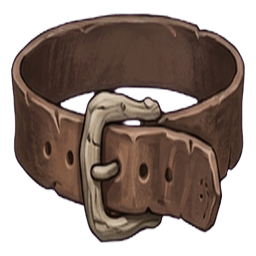
#> input picture grimhollow/src/assets/item/armor/inv/t1_belt.png, 256 x 256 px
$ python cut_sprite.py ../src/assets/item/armor/inv/t1_belt.png ../src/assets/item/armor/inv/t2_belt.png
#> lines starting #> are read from the running program, lines starting #| are printed output that depends on the picture
# -*- coding: utf-8 -*-
"""
Recorte dos SPRITES cujo "fundo transparente" veio DESENHADO como xadrez.

O gerador entrega o alfa 100% opaco e pinta o quadriculado dentro da própria
imagem. O `prep_city_art.py` já resolvia isso na arte da cidade, mas ele assume o
xadrez CLARO (255/194) que aparecia lá. O roster do Ato II veio com um xadrez
ESCURO (~27/~80) e, com os tons errados, a conta do alfa dava tudo opaco — foi
exatamente o que aconteceu: o Leviatã, o Afogado, o Limo, a Naja, a Aberração e
os cogumelos estavam todos em cena com o quadriculado atrás.

COMO ESTE AQUI DECIDE. Duas tentativas antes desta falharam, e vale registrar
por quê, porque as duas pareciam certas:

 1. Só o DESVIO-PADRÃO local (a conta que funciona na arte da cidade): onde há
    xadrez o valor oscila, onde há sprite não. Aqui a amplitude do xadrez é
    pequena (~25 num fundo escuro) e a pele dos bichos é TEXTURADA — a variação
    da pele passa da amplitude do xadrez, e metade da criatura virava buraco.

 2. Desvio + "colorido é sólido": salva a pele, mas estes bichos têm AURA — um
    halo translúcido pintado por cima do xadrez. Ali o pixel é colorido E é
    fundo, então o halo inteiro virava opaco e o quadriculado voltava num
    retângulo em volta da criatura.

O que resolve é acrescentar CONECTIVIDADE. Fundo é o que parece xadrez E está
LIGADO À BORDA da imagem — porque a borda é fundo por definição e a criatura é
uma mancha fechada no meio. Assim a pele texturada do bicho pode parecer o que
for: ela não alcança a borda sem atravessar tinta opaca. E o halo, que de fato
alcança, é reconhecido como fundo mesmo estando colorido, porque ali o xadrez
continua oscilando por baixo.

Como o material do jogo usa alphaTest, o que importa é uma máscara limpa — não
uma translucidez fiel. Por isso o resultado é binário, com a beirada suavizada.

  python3 scripts/cut_sprite.py <entrada.png> <saida.png> [--croma N] [--bolsao N] [--debug]
"""
import sys

import numpy as np
from PIL import Image
from scipy import ndimage


def caixa(x: np.ndarray, k: int) -> np.ndarray:
    """Média em janela (2k+1)² por soma acumulada."""
    p = np.pad(x, k, mode="edge")
    c = p.cumsum(0).cumsum(1)
    c = np.pad(c, ((1, 0), (1, 0)))
    n = 2 * k + 1
    H, W = x.shape
    s = c[n:n + H, n:n + W] - c[0:H, n:n + W] - c[n:n + H, 0:W] + c[0:H, 0:W]
    return s / (n * n)


def tons_do_fundo(v: np.ndarray) -> tuple[float, float]:
    """
    Os dois tons do xadrez, medidos na MOLDURA da imagem.

    A borda é fundo puro (o sprite nunca encosta nos quatro cantos), então o
    histograma dela tem dois picos. Medir em vez de fixar é o que faz o mesmo
    script servir p/ xadrez claro, escuro ou qualquer par de tons.
    """
    b = 10
    borda = np.concatenate([
        v[:b].ravel(), v[-b:].ravel(), v[:, :b].ravel(), v[:, -b:].ravel(),
    ])
    hist, bordas = np.histogram(borda, bins=64, range=(0, 255))
    centros = (bordas[:-1] + bordas[1:]) / 2
    idx = np.flatnonzero(hist > borda.size * 0.02)   # 2%: ignora ruído de anti-alias
    if idx.size < 2:
        raise SystemExit("não achei os dois tons do xadrez na moldura")
    escuro = float(np.average(centros[idx[:3]], weights=hist[idx[:3]]))
    claro = float(np.average(centros[idx[-3:]], weights=hist[idx[-3:]]))
    return claro, escuro


def periodo(v: np.ndarray) -> int:
    """
    Lado do quadrado do xadrez, medido por autocorrelação numa linha da borda.

    Precisa ser MEDIDO e não fixado: cada folha sai do gerador com um lado
    diferente. E é ele que dá o teste decisivo abaixo — sem o período certo, a
    conta da meia-casa vira ruído.
    """
    lin = v[5] - v[5].mean()
    ac = np.correlate(lin, lin, "full")[len(lin) - 1:]
    return int(np.argmax(ac[8:80])) + 8


def recorta(rgb: np.ndarray, croma_max: float = 22.0, bolsao: float = 12.0,
            debug: bool = False) -> np.ndarray:
    v = rgb.astype(np.float32).mean(2)
    claro, escuro = tons_do_fundo(v)
    amp = max(1.0, (claro - escuro) / 2)
    P = periodo(v)
    meio = max(2, P // 2)

    # O TESTE DECISIVO: comparar cada pixel com o que está MEIA CASA ao lado.
    # No fundo, meia casa cai sempre no tom oposto, então a diferença é a
    # amplitude cheia do xadrez — e continua sendo, mesmo sob a aura, só que
    # reduzida. Na pele do bicho, meia casa cai em mais pele: a diferença some.
    # É mais específico que o desvio-padrão porque olha na FREQUÊNCIA certa, e é
    # por isso que a textura da pele (que é irregular) não engana.
    d = np.abs(v[:, :-meio] - v[:, meio:])
    d = np.pad(d, ((0, 0), (0, meio)), mode="edge")
    d = caixa(d, 6)
    # SATURAÇÃO: o xadrez é cinza puro; a criatura é verde-azulada e a aura, um
    # meio-termo. Medida em janela, separa os três com folga.
    croma = caixa(rgb.max(2).astype(np.float32) - rgb.min(2).astype(np.float32), 6)
    if debug:
        print(f"    xadrez: escuro={escuro:.1f} claro={claro:.1f} amp={amp:.1f} lado={P}px")

    def ligado_a_borda(mask: np.ndarray, semente: np.ndarray | None = None) -> np.ndarray:
        """A parte de `mask` que alcança a moldura (ou a semente dada)."""
        m = np.zeros((mask.shape[0] + 2, mask.shape[1] + 2), bool)
        m[1:-1, 1:-1] = mask if semente is None else (mask | semente)
        m[0, :] = m[-1, :] = m[:, 0] = m[:, -1] = True
        rot, _ = ndimage.label(m)
        return (rot[1:-1, 1:-1] == rot[0, 0]) & mask

    # FUNDO = oscila na frequência do xadrez, é POUCO COLORIDO e alcança a
    # moldura. A conectividade é o que separa isso de qualquer trecho do bicho
    # que por acaso passe nos dois primeiros testes: a pele não chega à borda sem
    # atravessar tinta opaca.
    #
    # O limiar de cor é o único parâmetro que às vezes precisa de mão: alguns
    # bichos têm AURA — um halo translúcido pintado por cima do xadrez, colorido
    # o bastante p/ escapar do corte. Tentei crescer automaticamente p/ dentro do
    # halo (segundo passe mais frouxo no croma e mais duro na oscilação) e o
    # resultado foi comer o corpo da criatura: a pele passa nos mesmos limites em
    # boa parte da folha. Um número por peça, conferido a olho, é mais honesto
    # que uma heurística que erra feio de vez em quando.
    fundo = ligado_a_borda((d > amp * 0.85) & (croma < croma_max))
    # BOLSÕES FECHADOS. Nos cogumelos sobrava xadrez ENTRE os chapéus: é fundo,
    # mas não alcança a moldura (as copas fecham o vão), então a conectividade
    # sozinha não pega. Aqui vale afrouxar a exigência de "estar ligado à borda"
    # justamente porque aperto tudo o mais: só sai o que é cinza QUASE PURO e
    # ainda bate na frequência do xadrez. Tinta de bicho não faz as duas coisas.
    fundo = fundo | ((d > amp * 0.9) & (croma < bolsao))
    # o teste da meia-casa falha numa faixa fina em volta do sprite (ali a janela
    # já pega tinta); um fecho generoso encosta o recorte no contorno de verdade
    fundo = ndimage.binary_closing(fundo, np.ones((5, 5)))
    fundo = ndimage.binary_dilation(fundo, np.ones((3, 3)), iterations=2)
    fundo = ndimage.binary_opening(fundo, np.ones((3, 3)))

    # SOBRAS SOLTAS: pedacinhos de xadrez que ficaram ilhados (tracinhos avulsos
    # em volta do sprite) não são parte do bicho. Fica só o corpo — a maior ilha
    # — e o que for grande o bastante p/ ser desenho de verdade.
    ilhas, n = ndimage.label(~fundo)
    if n > 1:
        areas = ndimage.sum(np.ones_like(v), ilhas, range(1, n + 1))
        maior = int(np.argmax(areas)) + 1
        limite = max(400.0, areas[maior - 1] * 0.02)
        manter = np.isin(ilhas, [i + 1 for i, a in enumerate(areas) if a >= limite or i + 1 == maior])
        fundo = ~manter

    alpha = np.where(fundo, 0.0, 1.0)
    alpha = caixa(alpha, 1)      # beirada macia (senão serrilha no jogo)
    alpha[alpha < 0.45] = 0.0
    alpha[alpha > 0.75] = 1.0
    return (alpha * 255).astype(np.uint8)


def main() -> None:
    ent, sai = sys.argv[1], sys.argv[2]
    im = Image.open(ent).convert("RGBA")
#> im is the input picture: PIL image 256x256 RGBA; mean R, G, B, A 57.9, 43, 35.9, 158.9
    rgb = np.array(im)[..., :3]
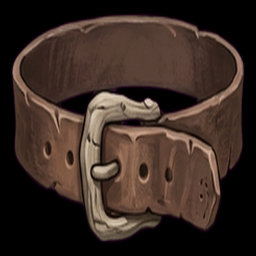
#> rgb: shape (256, 256, 3); mean R, G, B 57.9, 43, 35.9
    cm = 22.0
    if "--croma" in sys.argv:
        cm = float(sys.argv[sys.argv.index("--croma") + 1])
    bo = 12.0
    if "--bolsao" in sys.argv:
        bo = float(sys.argv[sys.argv.index("--bolsao") + 1])
    alpha = recorta(rgb, cm, bo, "--debug" in sys.argv)
#> in recorta, `v = rgb.astype(np.float32).mean(2)`:
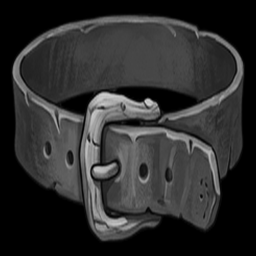
#> v: shape (256, 256) float32; min 0, max 210.7, mean 45.6
#> in tons_do_fundo, `borda = np.concatenate([ v[:b].ravel(), v[-b:].ravel(), v[:, :b].ravel..`: borda = 10240 values, max 0.333 at index 2431, min 0 at index 0, mean 0.000391
#> in tons_do_fundo, `hist, bordas = np.histogram(borda, bins=64, range=(0, 255))`: hist = 64 values, max 10240 at index 0, min 0 at index 1, mean 160; bordas = 65 values from 0 to 255
#> in tons_do_fundo, `centros = (bordas[:-1] + bordas[1:]) / 2`: centros = 64 values from 1.99 to 253
#> in tons_do_fundo, `idx = np.flatnonzero(hist > borda.size * 0.02)`: idx = [0]
    print(f"    {ent.split('/')[-1]}: {(alpha == 0).mean() * 100:.1f}% transparente, "
          f"{(alpha > 250).mean() * 100:.1f}% opaco")
    Image.fromarray(np.dstack([rgb, alpha])).save(sai)


if __name__ == "__main__":
#> (the run stopped early here; a loop or call above may not have finished)

$ run again, on grimhollow/src/assets/item/armor/inv/t1_head.png
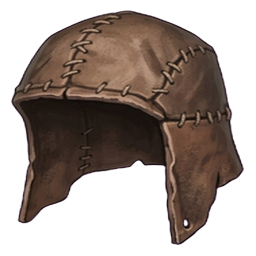
#> input picture grimhollow/src/assets/item/armor/inv/t1_head.png, 256 x 256 px
#> in main, im is the input picture: PIL image 256x256 RGBA; mean R, G, B, A 45.7, 34.3, 28.2, 133.3
#> in main, `rgb = np.array(im)[..., :3]`:
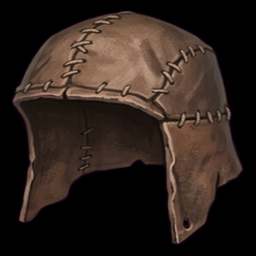
#> rgb: shape (256, 256, 3); mean R, G, B 45.7, 34.3, 28.2
#> in recorta, `v = rgb.astype(np.float32).mean(2)`:
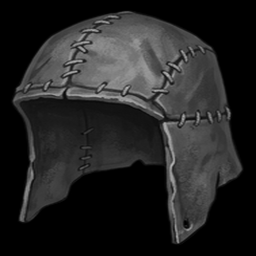
#> v: shape (256, 256) float32; min 0, max 180.7, mean 36.1
#> borda = 10240 values, max 0.333 at index 2171, min 0 at index 0, mean 0.000228
#> hist = 64 values, max 10240 at index 0, min 0 at index 1, mean 160; bordas = 65 values from 0 to 255
#> centros = 64 values from 1.99 to 253
#> idx = [0]
